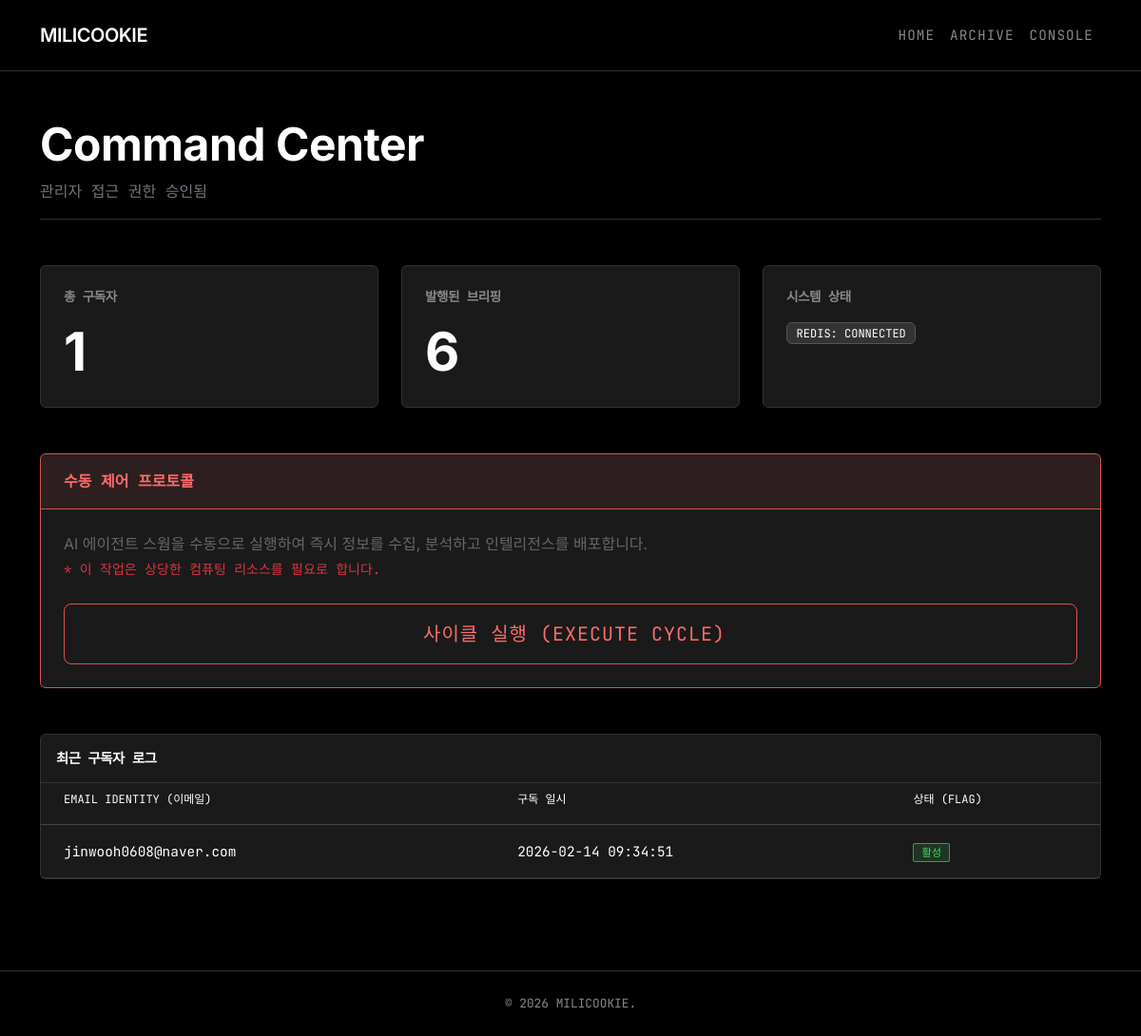
The app's page /dashboard/ (signed in), older data.
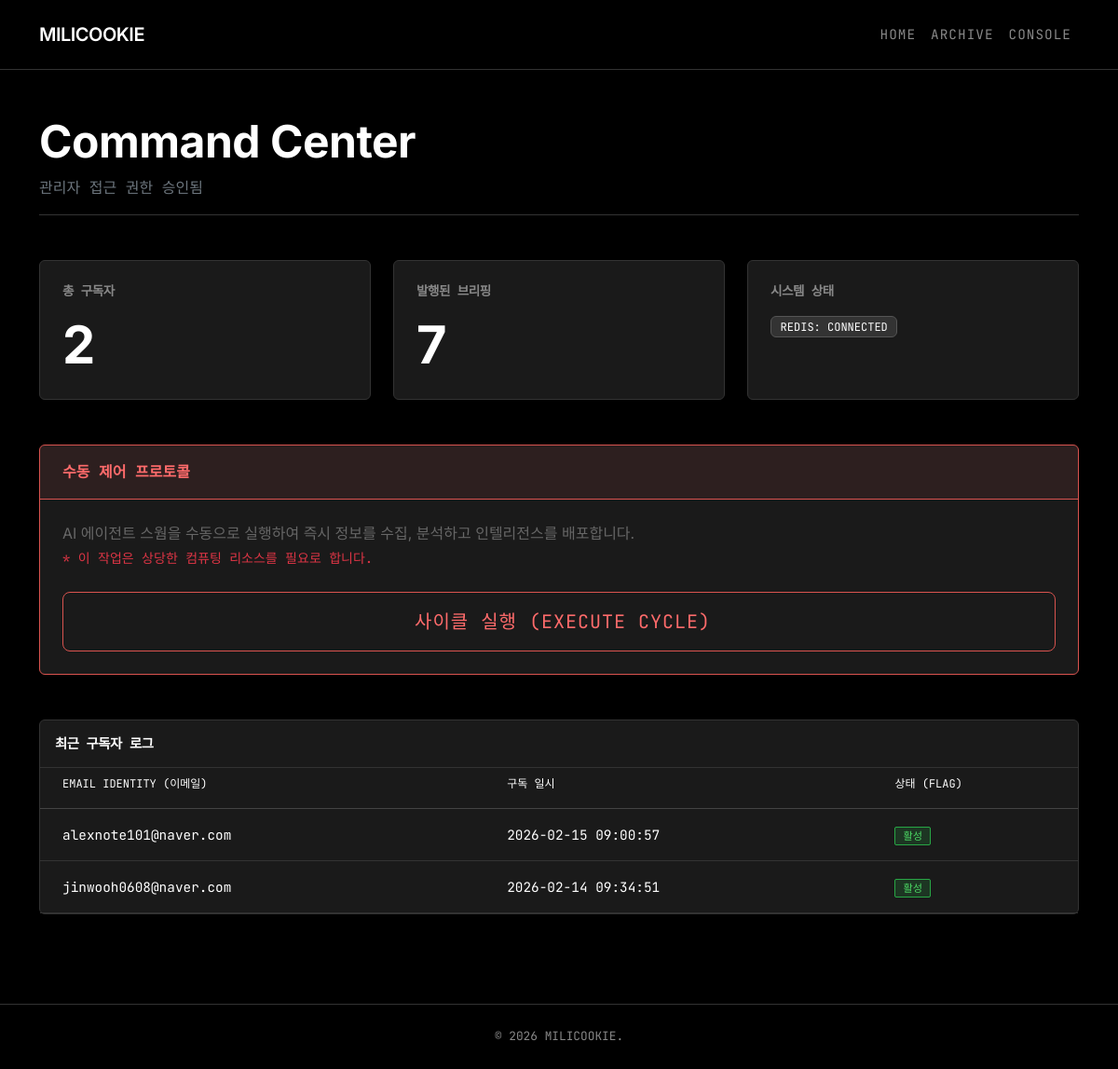
The same page, newer data.
### subscribers/models.py (models this page shows, shortened)
class Subscriber(models.Model):
    email = models.EmailField(unique=True, help_text="User's email address")
    is_active = models.BooleanField(default=True, help_text="Is this subscriber active?")
    subscribed_at = models.DateTimeField(auto_now_add=True)
    class Meta:
        ordering = ['-subscribed_at']

### dashboard/views.py (the view)
# urls.py: path('dashboard/', dashboard_view, name='dashboard'),
@staff_member_required
def dashboard_view(request):
    total_subscribers = Subscriber.objects.count()
    total_newsletters = Newsletter.objects.count()
    recent_subscribers = Subscriber.objects.all().order_by('-subscribed_at')[:10]
    context = {
        'total_subscribers': total_subscribers,
        'total_newsletters': total_newsletters,
        'recent_subscribers': recent_subscribers,
    }
    return render(request, 'admin_custom.html', context)

### templates/admin_custom.html (shortened to what this page needs)
{% extends 'base.html' %}
{% block content %}
<div class="container py-5">
    <div class="dashboard-header mb-5">
        <h1 class="mb-0 text-white display-5 fw-bold">Command Center</h1>
        <p class="text-secondary font-mono mt-2 mb-0">관리자 접근 권한 승인됨</p>
    </div>
    <div class="row g-4 mb-5">
        <div class="col-md-4">
            <div class="card stat-card">
                <div class="card-body p-4">
                    <h5 class="card-title">총 구독자</h5>
                    <p class="display-4 mb-0">{{ total_subscribers }}</p>
                </div>
            </div>
        </div>
        <div class="col-md-4">
            <div class="card stat-card">
                <div class="card-body p-4">
                    <h5 class="card-title">발행된 브리핑</h5>
                    <p class="display-4 mb-0">{{ total_newsletters }}</p>
                </div>
            </div>
        </div>
        <div class="col-md-4">
            <div class="card stat-card">
                <div class="card-body p-4">
                    <h5 class="card-title">시스템 상태</h5>
                    <div class="mt-2">
                        <span class="badge sys-badge font-mono">REDIS: CONNECTED</span>
                    </div>
                </div>
            </div>
        </div>
    </div>
    <div class="card action-card mb-5">
        <div class="card-header p-3">
             수동 제어 프로토콜
        </div>
        <div class="card-body p-4">
            <p class="text-light-muted mb-4">
                AI 에이전트 스웜을 수동으로 실행하여 즉시 정보를 수집, 분석하고 인텔리전스를 배포합니다.
                <br><span class="text-danger small font-mono">* 이 작업은 상당한 컴퓨팅 리소스를 필요로 합니다.</span>
            </p>
            <form method="post" action="{% url 'trigger_crew' %}">
                <button type="submit" class="btn btn-action btn-lg w-100 py-3" onclick="return confirm('인텔리전스 사이클을 시작합니다.\n\n예상 소요 시간: 5-10분.\n실행하시겠습니까?');">
                     사이클 실행 (EXECUTE CYCLE)
                </button>
            </form>
        </div>
    </div>
    <div class="card border border-secondary" style="background-color: #1a1a1a; border-color: #333 !important;">
        <div class="card-header bg-transparent border-bottom border-secondary p-3" style="border-color: #333 !important;">
            <h5 class="mb-0 text-white font-mono" style="font-size: 0.9rem;">최근 구독자 로그</h5>
        </div>
        <div class="card-body p-0">
            <div class="table-responsive">
                <table class="table table-custom table-hover mb-0">
                    <thead class="bg-transparent">
                        <tr>
                            <th class="ps-4" style="color: #fff;">Email Identity (이메일)</th>
                            <th style="color: #fff;">구독 일시</th>
                            <th style="color: #fff;">상태 (Flag)</th>
                        </tr>
                    </thead>
                    <tbody>
                        {% for sub in recent_subscribers %}
                        <tr>
                            <td class="ps-4 text-white">{{ sub.email }}</td>
                            <td class="font-mono text-white">{{ sub.subscribed_at|date:"Y-m-d H:i:s" }}</td>
                            <td>
                        {% if sub.is_active %}
                                <span class="status-badge-active font-mono">활성</span>
                                {% else %}
                                <span class="status-badge-inactive font-mono">비활성</span>
                                {% endif %}
                            </td>
                        </tr>
                        {% endfor %}
                    </tbody>
                </table>
            </div>
        </div>
    </div>
</div>
{% endblock %}

### templates/base.html (shortened to what this page needs)
<!DOCTYPE html>
<html lang="ko">
<head>
    <link href="https://cdn.jsdelivr.net/npm/bootstrap@5.3.0/dist/css/bootstrap.min.css" rel="stylesheet">
</head>
<body>
    <nav class="navbar navbar-expand-lg navbar-dark sticky-top">
        <div class="container">
            <a class="navbar-brand" href="{% url 'home' %}">
                MILICOOKIE
            </a>
            <div class="collapse navbar-collapse" id="navbarNav">
                <ul class="navbar-nav ms-auto">
                    <li class="nav-item"><a class="nav-link font-mono" href="{% url 'home' %}">Home</a></li>
                    <li class="nav-item"><a class="nav-link font-mono" href="{% url 'archive' %}">Archive</a></li>
                    <li class="nav-item"><a class="nav-link font-mono" href="{% url 'dashboard' %}">Console</a></li>
                </ul>
            </div>
        </div>
    </nav>
    <main>
        {% block content %}{% endblock %}
    </main>
    <footer class="py-4 mt-5">
        <div class="container text-center">
            <p class="mb-0 text-uppercase tracking-wider">
                &copy; 2026 Milicookie.
            </p>
        </div>
    </footer>
</body>
</html>

### templates/base.html (style rules this page uses)
:root { --bg-color: #000000; --surface-color: rgba(17, 17, 17, 0.8); --border-color: #333333; --text-primary: #ffffff; --text-secondary: #888888; --accent-color: #ffffff; }
body { font-family: 'Inter', -apple-system, BlinkMacSystemFont, sans-serif; background-color: var(--bg-color); color: var(--text-primary); line-height: 1.6; -webkit-font-smoothing: antialiased; overflow-x: hidden; }
h1, h2, h3, h4, h5, h6, .navbar-brand { font-family: 'Inter', sans-serif; font-weight: 600; letter-spacing: -0.5px; color: var(--text-primary); }
.font-mono { font-family: 'JetBrains Mono', monospace; }
.navbar { background-color: rgba(0, 0, 0, 0.8) !important; backdrop-filter: blur(10px); border-bottom: 1px solid var(--border-color); padding: 1rem 0; }
.navbar-brand { font-size: 1.25rem; letter-spacing: -0.5px; }
.nav-link { color: var(--text-secondary) !important; font-size: 0.9rem; text-transform: uppercase; letter-spacing: 1px; transition: color 0.2s ease; }
footer { border-top: 1px solid var(--border-color); }
footer p { color: var(--text-secondary); font-size: 0.8rem; font-family: 'JetBrains Mono', monospace; }
.text-light-muted { color: #666; }

### templates/admin_custom.html (style rules this page uses)
.dashboard-header { border-bottom: 1px solid var(--border-color); padding-bottom: 1rem; margin-bottom: 3rem; }
.stat-card { background-color: #1a1a1a; border: 1px solid #333; height: 100%; transition: all 0.2s; }
.stat-card .card-title { color: var(--text-secondary); font-family: 'JetBrains Mono', monospace; font-size: 0.85rem; text-transform: uppercase; margin-bottom: 1rem; }
.stat-card .display-4 { color: #fff; font-weight: 700; letter-spacing: -2px; }
.action-card { background-color: #1a1a1a; border: 1px solid #d9534f; }
.action-card .card-header { background-color: rgba(217, 83, 79, 0.1); border-bottom: 1px solid #d9534f; color: #ff6b6b; font-family: 'JetBrains Mono', monospace; text-transform: uppercase; font-weight: 600; }
.table-custom { color: #ccc; font-family: 'JetBrains Mono', monospace; font-size: 0.9rem; --bs-table-bg: transparent; --bs-table-hover-bg: rgba(255, 255, 255, 0.05); }
.table-custom th { border-bottom: 1px solid #444; color: var(--text-secondary); font-weight: 400; text-transform: uppercase; font-size: 0.75rem; padding-bottom: 1rem; }
.table-custom td { border-bottom: 1px solid #333; padding: 1rem 0.5rem; vertical-align: middle; }
.btn-action { background-color: transparent; border: 1px solid #d9534f; color: #ff6b6b; font-family: 'JetBrains Mono', monospace; text-transform: uppercase; letter-spacing: 1px; transition: all 0.2s; }
.sys-badge { background-color: #333; border: 1px solid #555; color: #fff; font-weight: 400; padding: 0.4em 0.8em; }
.status-badge-active { background-color: rgba(40, 167, 69, 0.2); color: #4cd964; border: 1px solid #28a745; padding: 2px 8px; border-radius: 2px; font-size: 0.7rem; }

Row changes from the older to the newer data that the page shows:
added Subscriber: email "alexnote101@naver.com", subscribed_at "2026-02-15 09:00:57", is_active "활성"
Text that changed along with them:
{{ total_subscribers }}: "1" → "2"
{{ total_newsletters }}: "6" → "7"
